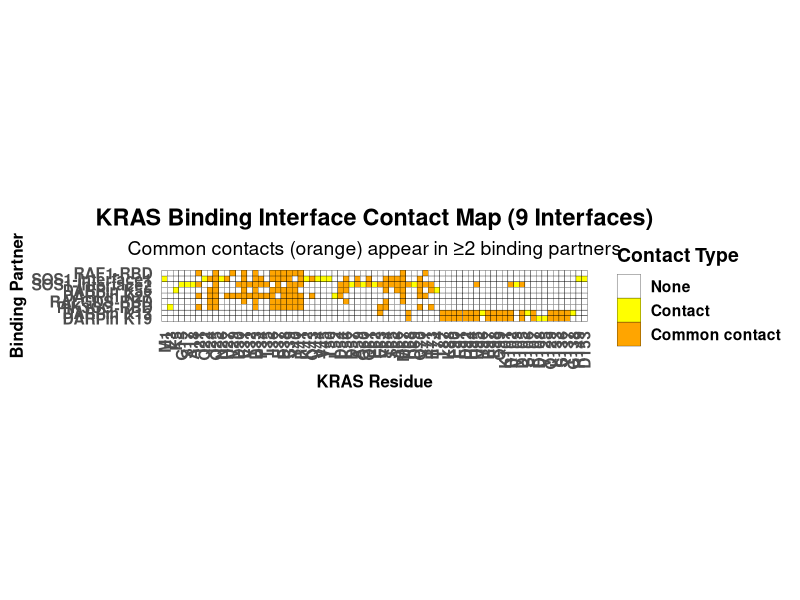
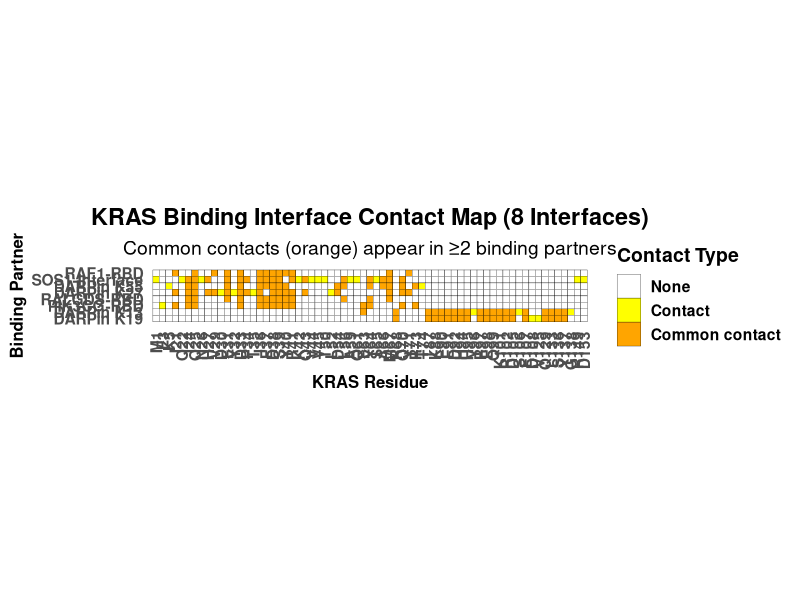

Reproduce these figures in R, in order.
library(ggplot2)
library(dplyr)

# KRAS Binding Interface Contact Map Analysis
# This script creates heatmaps showing common and unique structural contacts 
# between KRAS and different binding partners

# Wild-type KRAS sequence
wt_aa <- unlist(strsplit("MTEYKLVVVGAGGVGKSALTIQLIQNHFVDEYDPTIEDSYRKQVVIDGETCLLDILDTAGQEEYSAMRDQYMRTGEGFLCVFAINNTKSFEDIHHYREQIKRVKDSEDVPMVLVGNKCDLPSRTVDTKQAQDLARSYGIPFIETSAKTRQGVDDAFYTLVREIRKHKEKMSKDGKKKKKKSKTKCVIM", ""))
positions <- 1:length(wt_aa)

### Analysis 1: 7 binding partners + 2 SOS interfaces

# Define all binding interfaces from structural data
K13_binding_interface <- c(63,68,87,88,90,91,92,94,95,96,97,98,99,101,102,105,106,107,129,133,136,137,138) 
K19_binding_interface <- c(68,87,88,90,91,92,94,95,97,98,99,101,102,105,107,108,125,129,133,136,137) 
RAF1_binding_interface <- c(21,25,29,31,33,36,37,38,39,40,41,67,71) 
SOS1_binding_interface_1 <- c(1, 22, 24, 25, 26, 27, 31, 33, 34, 36, 37, 38, 39, 41, 42, 43, 44, 45, 50, 56, 59, 61, 64, 65, 66, 67, 70, 149, 153)
SOS1_binding_interface_2 <- c(15, 17, 18, 21, 25, 30, 31, 32, 33, 34, 35, 37, 39, 40, 41, 54, 56, 57, 59, 60, 61, 62, 63, 64, 65, 66, 67, 68, 69, 70, 71, 73, 95, 102, 103, 105)
K55_binding_interface <- c(5,24,25,31,33,36,37,38,39,40,54,56,64,66,67,70,73,74)
K27_binding_interface <- c(21,24,25,27,29,30,31,32,33,34,35,36,38,39,40,41,43,52,54,67,70,71)
RALGDS_binding_interface <- c(24, 25, 31, 33, 36, 37, 38, 39, 40, 41, 56, 64, 67)
PIK3CG_binding_interface <- c(3, 21, 24, 25, 33, 36, 37, 38, 39, 40, 41, 63, 64, 70, 73)

# Create data frame for all binding partners
df <- data.frame(
  Position = rep(positions, 9),
  Residue = rep(wt_aa, 9),
  Partner = rep(c("DARPin K13", "DARPin K19", "RAF1-RBD", "SOS1-Interface1", 
                  "SOS1-Interface2", "DARPin K55", "DARPin K27", 
                  "RALGDS-RBD", "PIK3CG-RBD"), each = length(wt_aa)),
  Contact = FALSE
)

# Set contact positions for each binding partner
df$Contact[df$Partner == "DARPin K13" & df$Position %in% K13_binding_interface] <- TRUE
df$Contact[df$Partner == "DARPin K19" & df$Position %in% K19_binding_interface] <- TRUE
df$Contact[df$Partner == "RAF1-RBD" & df$Position %in% RAF1_binding_interface] <- TRUE
df$Contact[df$Partner == "SOS1-Interface1" & df$Position %in% SOS1_binding_interface_1] <- TRUE
df$Contact[df$Partner == "SOS1-Interface2" & df$Position %in% SOS1_binding_interface_2] <- TRUE
df$Contact[df$Partner == "DARPin K55" & df$Position %in% K55_binding_interface] <- TRUE
df$Contact[df$Partner == "DARPin K27" & df$Position %in% K27_binding_interface] <- TRUE
df$Contact[df$Partner == "RALGDS-RBD" & df$Position %in% RALGDS_binding_interface] <- TRUE
df$Contact[df$Partner == "PIK3CG-RBD" & df$Position %in% PIK3CG_binding_interface] <- TRUE

# Identify common contact positions (appear in 2 or more partners)
all_contacts <- list(K13_binding_interface, K19_binding_interface, 
                     RAF1_binding_interface, SOS1_binding_interface_1, 
                     SOS1_binding_interface_2, K55_binding_interface,
                     K27_binding_interface, RALGDS_binding_interface,
                     PIK3CG_binding_interface)

contact_freq <- table(unlist(all_contacts))
common_contact_positions <- as.integer(names(contact_freq[contact_freq >= 2]))

df$Common <- df$Position %in% common_contact_positions & df$Contact

# Extract all unique contact positions for plotting
all_contact_positions <- sort(unique(c(K13_binding_interface, K19_binding_interface, 
                                       RAF1_binding_interface, SOS1_binding_interface_1,
                                       SOS1_binding_interface_2, K55_binding_interface,
                                       K27_binding_interface, RALGDS_binding_interface,
                                       PIK3CG_binding_interface)))

# Create plotting subset
df_plot <- df %>%
  filter(Position %in% all_contact_positions) %>%
  mutate(ResLabel = paste0(Residue, Position))

# Create unique residue label mapping
residue_labels <- df_plot %>%
  distinct(Position, Residue) %>%
  arrange(Position) %>%
  mutate(ResLabel = paste0(Residue, Position)) %>%
  pull(ResLabel)

# Set factor levels
df_plot$ResLabel <- factor(df_plot$ResLabel, levels = residue_labels)

# Set partner order as specified
df_plot$Partner <- factor(df_plot$Partner, 
                          levels = c("RAF1-RBD", "SOS1-Interface1", "SOS1-Interface2",
                                     "DARPin K55", "DARPin K27", "RALGDS-RBD", 
                                     "PIK3CG-RBD", "DARPin K13", "DARPin K19"))

# Create fill categories
df_plot$Fill <- ifelse(df_plot$Common, "Common contact", 
                       ifelse(df_plot$Contact, "Contact", "None"))
df_plot$Fill <- factor(df_plot$Fill, levels = c("None", "Contact", "Common contact"))

# Create contact map heatmap
contact_heatmap_9partners <- ggplot(df_plot, aes(x = ResLabel, y = Partner, fill = Fill)) +
  geom_tile(color = "black", width = 1, height = 1) +
  scale_fill_manual(
    values = c(
      "None" = "white",
      "Contact" = "yellow",
      "Common contact" = "orange"
    ),
    name = "Contact Type"
  ) +
  scale_y_discrete(limits = rev(levels(df_plot$Partner))) +
  coord_fixed(ratio = 1) +
  theme_minimal(base_size = 14) +
  labs(
    x = "KRAS Residue", 
    y = "Binding Partner", 
    title = "KRAS Binding Interface Contact Map (9 Interfaces)",
    subtitle = "Common contacts (orange) appear in ≥2 binding partners"
  ) +
  theme(
    axis.text.x = element_text(angle = 90, vjust = 0.5, hjust = 1, face = "bold"),
    axis.text.y = element_text(face = "bold"),
    axis.title.x = element_text(face = "bold", size = 12),
    axis.title.y = element_text(face = "bold", size = 12),
    panel.grid = element_blank(),
    legend.title = element_text(face = "bold"),
    legend.text = element_text(face = "bold"),
    plot.title = element_text(face = "bold", hjust = 0.5),
    plot.subtitle = element_text(hjust = 0.5)
  )

# Save the plot
ggsave("path/to/kras_binding_interface_contact_map_9partners.pdf", 
       plot = contact_heatmap_9partners, 
       width = 14, height = 16, dpi = 300)

### Analysis 2: 7 binding partners + 1 SOS interface

# Define binding interfaces (single SOS interface)
SOS1_binding_interface <- c(1, 22, 24, 25, 26, 27, 31, 33, 34, 36, 37, 38, 39, 41, 42, 43, 44, 45, 50, 56, 59, 61, 64, 65, 66, 67, 70, 149, 153)

# Create data frame for 8 binding partners
df2 <- data.frame(
  Position = rep(positions, 8),
  Residue = rep(wt_aa, 8),
  Partner = rep(c("DARPin K13", "DARPin K19", "RAF1-RBD", "SOS1-Interface", 
                  "DARPin K55", "DARPin K27", "RALGDS-RBD", "PIK3CG-RBD"), 
                each = length(wt_aa)),
  Contact = FALSE
)

# Set contact positions
df2$Contact[df2$Partner == "DARPin K13" & df2$Position %in% K13_binding_interface] <- TRUE
df2$Contact[df2$Partner == "DARPin K19" & df2$Position %in% K19_binding_interface] <- TRUE
df2$Contact[df2$Partner == "RAF1-RBD" & df2$Position %in% RAF1_binding_interface] <- TRUE
df2$Contact[df2$Partner == "SOS1-Interface" & df2$Position %in% SOS1_binding_interface] <- TRUE
df2$Contact[df2$Partner == "DARPin K55" & df2$Position %in% K55_binding_interface] <- TRUE
df2$Contact[df2$Partner == "DARPin K27" & df2$Position %in% K27_binding_interface] <- TRUE
df2$Contact[df2$Partner == "RALGDS-RBD" & df2$Position %in% RALGDS_binding_interface] <- TRUE
df2$Contact[df2$Partner == "PIK3CG-RBD" & df2$Position %in% PIK3CG_binding_interface] <- TRUE

# Identify common contact positions
all_contacts2 <- list(K13_binding_interface, K19_binding_interface, 
                      RAF1_binding_interface, SOS1_binding_interface, 
                      K55_binding_interface, K27_binding_interface, 
                      RALGDS_binding_interface, PIK3CG_binding_interface)

contact_freq2 <- table(unlist(all_contacts2))
common_contact_positions2 <- as.integer(names(contact_freq2[contact_freq2 >= 2]))

df2$Common <- df2$Position %in% common_contact_positions2 & df2$Contact

# Extract all unique contact positions
all_contact_positions2 <- sort(unique(c(K13_binding_interface, K19_binding_interface, 
                                        RAF1_binding_interface, SOS1_binding_interface,
                                        K55_binding_interface, K27_binding_interface, 
                                        RALGDS_binding_interface, PIK3CG_binding_interface)))

# Create plotting subset
df_plot2 <- df2 %>%
  filter(Position %in% all_contact_positions2) %>%
  mutate(ResLabel = paste0(Residue, Position))

# Set factor levels
df_plot2$ResLabel <- factor(df_plot2$ResLabel, levels = residue_labels)
df_plot2$Partner <- factor(df_plot2$Partner, 
                           levels = c("RAF1-RBD", "SOS1-Interface",
                                      "DARPin K55", "DARPin K27", "RALGDS-RBD", 
                                      "PIK3CG-RBD", "DARPin K13", "DARPin K19"))

# Create fill categories
df_plot2$Fill <- ifelse(df_plot2$Common, "Common contact", 
                        ifelse(df_plot2$Contact, "Contact", "None"))
df_plot2$Fill <- factor(df_plot2$Fill, levels = c("None", "Contact", "Common contact"))

# Create second contact map heatmap
contact_heatmap_8partners <- ggplot(df_plot2, aes(x = ResLabel, y = Partner, fill = Fill)) +
  geom_tile(color = "black", width = 1, height = 1) +
  scale_fill_manual(
    values = c(
      "None" = "white",
      "Contact" = "yellow", 
      "Common contact" = "orange"
    ),
    name = "Contact Type"
  ) +
  scale_y_discrete(limits = rev(levels(df_plot2$Partner))) +
  coord_fixed(ratio = 1) +
  theme_minimal(base_size = 14) +
  labs(
    x = "KRAS Residue", 
    y = "Binding Partner", 
    title = "KRAS Binding Interface Contact Map (8 Interfaces)",
    subtitle = "Common contacts (orange) appear in ≥2 binding partners"
  ) +
  theme(
    axis.text.x = element_text(angle = 90, vjust = 0.5, hjust = 1, face = "bold"),
    axis.text.y = element_text(face = "bold"),
    axis.title.x = element_text(face = "bold", size = 12),
    axis.title.y = element_text(face = "bold", size = 12),
    panel.grid = element_blank(),
    legend.title = element_text(face = "bold"),
    legend.text = element_text(face = "bold"),
    plot.title = element_text(face = "bold", hjust = 0.5),
    plot.subtitle = element_text(hjust = 0.5)
  )

# Save the second plot
ggsave("path/to/kras_binding_interface_contact_map_8partners.pdf", 
       plot = contact_heatmap_8partners, 
       width = 14, height = 16, dpi = 300)

# Print summary statistics
cat("KRAS Binding Interface Analysis Summary:\n")
cat("========================================\n")
cat("Analysis 1 (9 interfaces):\n")
cat("- Total unique contact positions:", length(all_contact_positions), "\n")
cat("- Common contact positions (≥2 partners):", length(common_contact_positions), "\n")
cat("- Binding partners: RAF1, SOS1 (2 interfaces), K55, K27, RALGDS, PIK3CG, K13, K19\n\n")

cat("Analysis 2 (8 interfaces):\n") 
cat("- Total unique contact positions:", length(all_contact_positions2), "\n")
cat("- Common contact positions (≥2 partners):", length(common_contact_positions2), "\n")
cat("- Binding partners: RAF1, SOS1 (1 interface), K55, K27, RALGDS, PIK3CG, K13, K19\n")